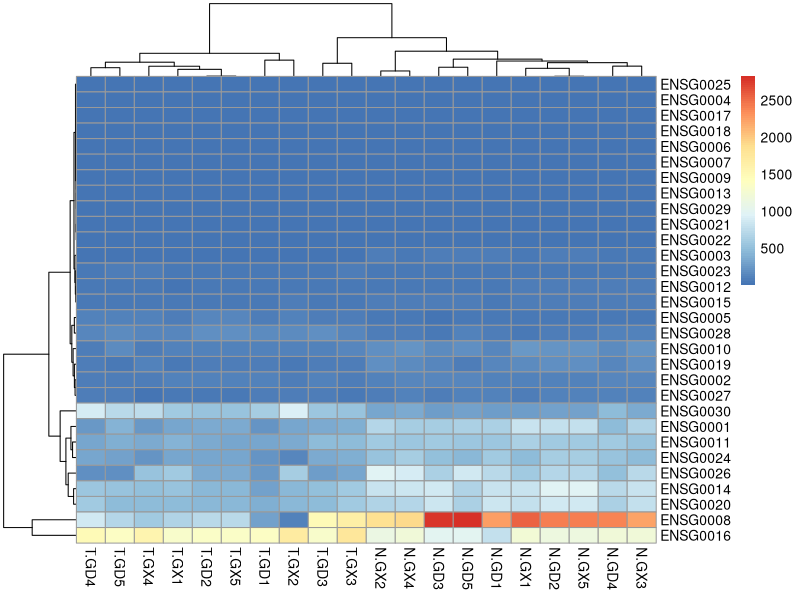

Reproduce this figure in R.
### 在R中行叫做观测(observ)，列叫做变量（varibles）

########对于数字的一些基本处理######
x <- runif(200000, min = 1, max = 100)
length(x)
sum(x)
mean(x)
var(x)
sd(x)
median(x)

########R的三种括号######
##xxx():函数
##【】索引
###{}代码块

###################读取csv文件######
x <- read.csv("Rdata/CountMatrix.csv", header = T, row.names = 1)
y <- read.csv("Rdata/heatmap.csv", row.names = 1)
install.packages("pheatmap")
library(pheatmap)
pheatmap(y)

################读取excel文件#######
install.packages("openxlsx")
library(openxlsx)
x <- read.xlsx("Rdata/2015.xlsx", sheet = 1)

################使用R保存数据集#######
x <- runif(100000,min = 1, max = 100)
y <- runif(100000,min = 1, max = 100)
z <- data.frame(x=x, y=y)
#使用saveRDS() save()这两个命令 RDS单个数据集，Rdata是多个数据集



